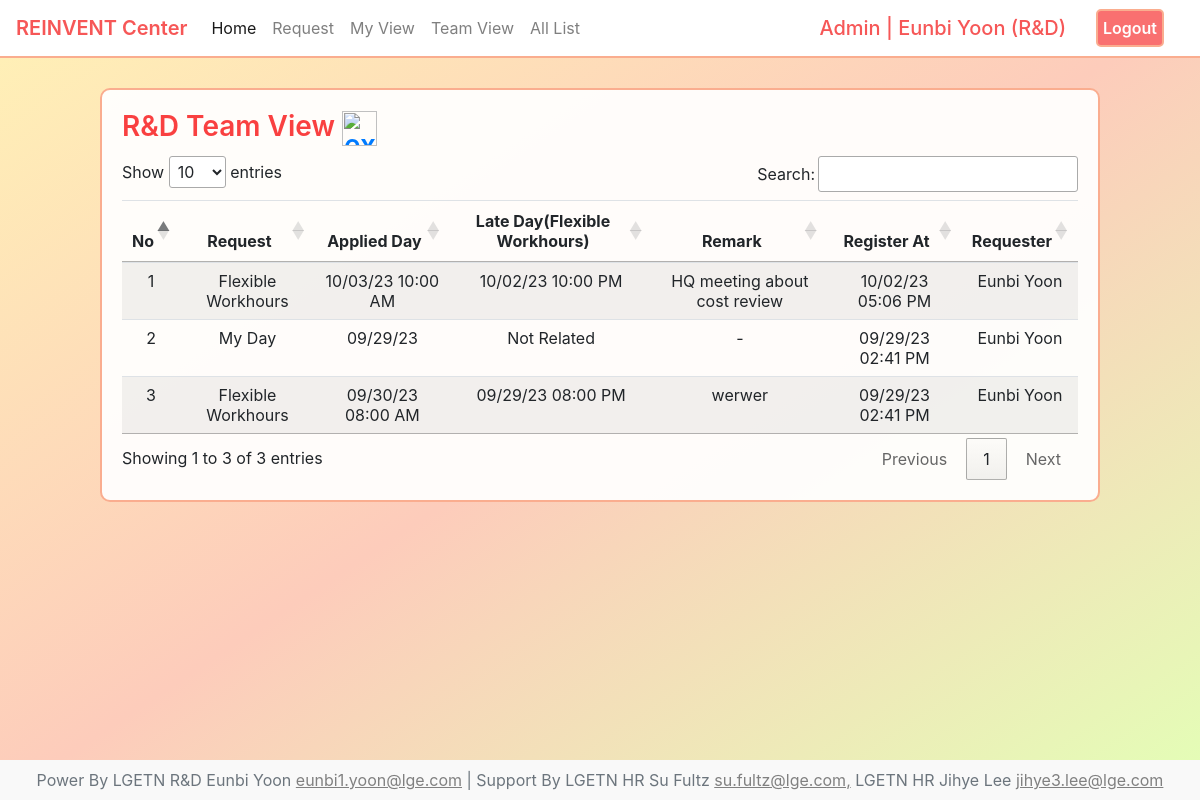
/reinvent/team (signed in), run on the app's committed database.
### user/models.py (models this page shows, shortened)
class CustomUser(AbstractUser):
    first_name=models.CharField(max_length=30)
    last_name=models.CharField(max_length=30)
    team_at=models.ForeignKey(Team, on_delete=models.SET_NULL, null=True)
    email=models.EmailField(
        unique=True,
        validators=[
            RegexValidator(
                regex=r'^[a-zA-Z0-9._%+-]+@lge\.com$',
                message='Email address must end with lge.com'
            )
        ]
    )
    myday_credit=models.IntegerField(null=True, blank=True, default=1)

class Team(models.Model):
    team_name=models.CharField(max_length=50)
    team_manager=models.CharField(max_length=50)
    manager_email=models.EmailField(
        unique=True,
        validators=[
            RegexValidator(
                regex=r'^[a-zA-Z0-9._%+-]+@lge\.com$',
                message='Email address must end with lge.com'
            )
    ])
    def __str__(self):
        return self.team_name

### reinvent/models.py (models this page shows)
class ReinventData(models.Model):
    program=models.CharField(max_length=100, null=False, blank=False)
    late_day=models.CharField(max_length=100, null=True, blank=True)
    applied_day=models.CharField(max_length=100, null=False, blank=False)
    remark=models.TextField(null=True, blank=True, max_length=76)
    user=models.ForeignKey(CustomUser, on_delete=models.CASCADE)
    request_at=models.DateTimeField(auto_now_add=True)

### reinvent/views.py (the view)
# urls.py: path('team',RteamView, name='Rteam_url'),
def RteamView(request):
    current_user=request.user
    user_team=current_user.team_at
    ReinventData_instances=ReinventData.objects.filter(user__team_at=user_team).order_by('-id')
    context={
        'reinvent_teamlist':ReinventData_instances,
        'my_team':user_team
    }
    return render(request, 're_team.html', context)

### reinvent/templates/re_team.html (shortened to what this page needs)
{% extends 're_base.html' %}
{% block list %}
{% load static %}
<link rel="stylesheet" href="https://cdn.datatables.net/1.13.6/css/jquery.dataTables.min.css">
<div class="list-table">
    <h3 class="list-title">{{ my_team }} Team View <a href="{% url 'Rteamexcel_url' %}"><img width="35" height="35" src="https://img.icons8.com/material-outlined/35/f94040/export-excel.png" alt="export-excel"/></a></h3>
    <table class="table table-striped" id="dataTable">
        <thead>
            <tr>
                <th>No</th>
                <th>Request</th>
                <th>Applied Day</th>
                <th>Late Day(Flexible Workhours)</th>
                <th>Remark</th>
                <th>Register At</th>
                <th>Requester</th>
            </tr>
        </thead>
        <tbody>
            {% for reinvent in reinvent_teamlist %}
            <tr>
                <td>1</td>
                <td>{{ reinvent.program }}</td>
                <td>{{ reinvent.applied_day }}</td>
                {% if reinvent.late_day %}
                    <td>{{ reinvent.late_day }}</td>
                {% else %}
                    <td>Not Related</td>
                {% endif %}
                {% if reinvent.remark %}
                    <td class="remark">{{ reinvent.remark }}</td>
                {% else %}
                    <td>-</td>
                {% endif %}
                <td>{{ reinvent.request_at|date:"m/d/y h:i A" }}</td>
                <td>{{ reinvent.user.first_name }} {{ reinvent.user.last_name }}</td>
            </tr>
            {% endfor %}
        </tbody>
    </table>
</div>
{% endblock %}

### reinvent/templates/re_base.html (shortened to what this page needs)
<div class="reinvent-background">
    {% extends 'base.html' %}
    {% block nav %}
        {% load static %}
        <link rel="stylesheet" href="{% static 'css/home3.css' %}">
        <link rel="stylesheet" href="{% static 'css/reinvent2.css' %}">
        <nav class="navbar navbar-expand-lg navbar-light main-navbar" style="color:white!important">
            <a class="navbar-brand" href="{% url 'reinventhome_url' %}">REINVENT Center</a>
            <div class="collapse navbar-collapse" id="navbarColor02">
                <ul class="navbar-nav mr-auto">
                <li class="nav-item active">
                    <a class="nav-link" href="{% url 'home_url' %}">Home</a>
                </li>
                <li class="nav-item">
                    <a class="nav-link" href="{% url 'Rrequest_url' %}">Request</a>
                </li>
                <li class="nav-item">
                    <a class="nav-link" href="{% url 'Rmy_url' %}">My View</a>
                </li>
                <li class="nav-item">
                    <a class="nav-link" href="{% url 'Rteam_url' %}">Team View</a>
                </li>
                {% if user.is_superuser %}
                    <li class="nav-item">
                        <a class="nav-link" href="{% url 'Rall_url' %}">All List</a>
                    </li>
                {% endif %}
            </ul>
            <form class="form-inline" style="margin:0;">
            {% if user.is_authenticated %}
                {% if user.is_superuser %}
                <h5>Admin | {{user.first_name }} {{user.last_name}} ({{user.team_at}})</h5>
                <a href="{% url 'logout_url' %}">Logout</a>
                {% else %}
                <h5>User | {{user.first_name }} {{user.last_name}} ({{user.team_at}})</h5>
                <a href="{% url 'logout_url' %}">Logout</a>
                {% endif %}
            {% else %}
                <h5>Login Here</h5>
                <a href="{% url 'login_url' %}">Login</a>
            {% endif %}
            </form>
            </div>
        </nav>
    {% endblock %}
    {% block footer %}
        <div class="text-center p-2" style="background-color: rgba(0, 0, 0, 0.025); padding:0">
            Power By LGETN R&D Eunbi Yoon
        <a style="text-decoration:underline; color:grey" href="mailto : eunbi1.yoon@lge.com">eunbi1.yoon@lge.com</a>
            | Support By LGETN HR Su Fultz
            <a style="text-decoration:underline; color:grey" href="mailto : su.fultz@lge.com">su.fultz@lge.com,</a>
            LGETN HR Jihye Lee
            <a style="text-decoration:underline; color:grey" href="mailto : jihye3.lee@lge.com">jihye3.lee@lge.com</a>
      </div>
    {% endblock %}

### static/css/home3.css (style rules this page uses)
.reinvent-background { background-image: linear-gradient(to bottom right, #fff2b6,#FDCCBB,#e3ffb6) !important; height: 100%; }

### static/css/reinvent2.css (style rules this page uses)
#dataTable { width: 100% !important; }
nav { background-color: white; border-bottom:2px solid #faad8f; color:#faad8f; }
nav ul { text-align: right; }
nav .navbar-brand { color:#f65757 !important; font-weight: 600; }
nav form h5 { color:#f65757; margin:0; text-transform: capitalize; }
nav form a { background-color:#f97070; color:white; font-weight: 600; margin:0 20px 0 30px; border:2px solid #faad8f; border-radius: 5px; padding:5px; }
.list-table { background-color: rgba(255, 255, 255, 0.932); margin-top:30px; border-radius: 10px; padding:20px; border: 2px solid #faad8f; }
.list-table .list-title { margin-bottom: 10px; color:#f94040 !important; font-weight: 600 !important; text-align: left; position: relative; }
.list-table .list-title a { margin:0; padding:0; border:none }
.list-table table { background-color: transparent !important; white-space: normal; text-align: center; }
.list-table table thead th { text-align: center !important; }
td { vertical-align: center !important; text-align: center !important; }

### data on the page
CustomUser: first_name "Eunbi", last_name "Yoon", team_at "R&D"
Team: team_name "R&D"
ReinventData: program "Flexible Workhours", applied_day "10/03/23 10:00 AM", late_day "10/02/23 10:00 PM", remark "HQ meeting about cost review", request_at "10/02/23 05:06 PM", user.first_name "Eunbi", user.last_name "Yoon"
ReinventData: program "My Day", applied_day "09/29/23", shows "Not Related", request_at "09/29/23 02:41 PM", user.first_name "Eunbi", user.last_name "Yoon"
ReinventData: program "Flexible Workhours", applied_day "09/30/23 08:00 AM", late_day "09/29/23 08:00 PM", remark "werwer", request_at "09/29/23 02:41 PM", user.first_name "Eunbi", user.last_name "Yoon"
